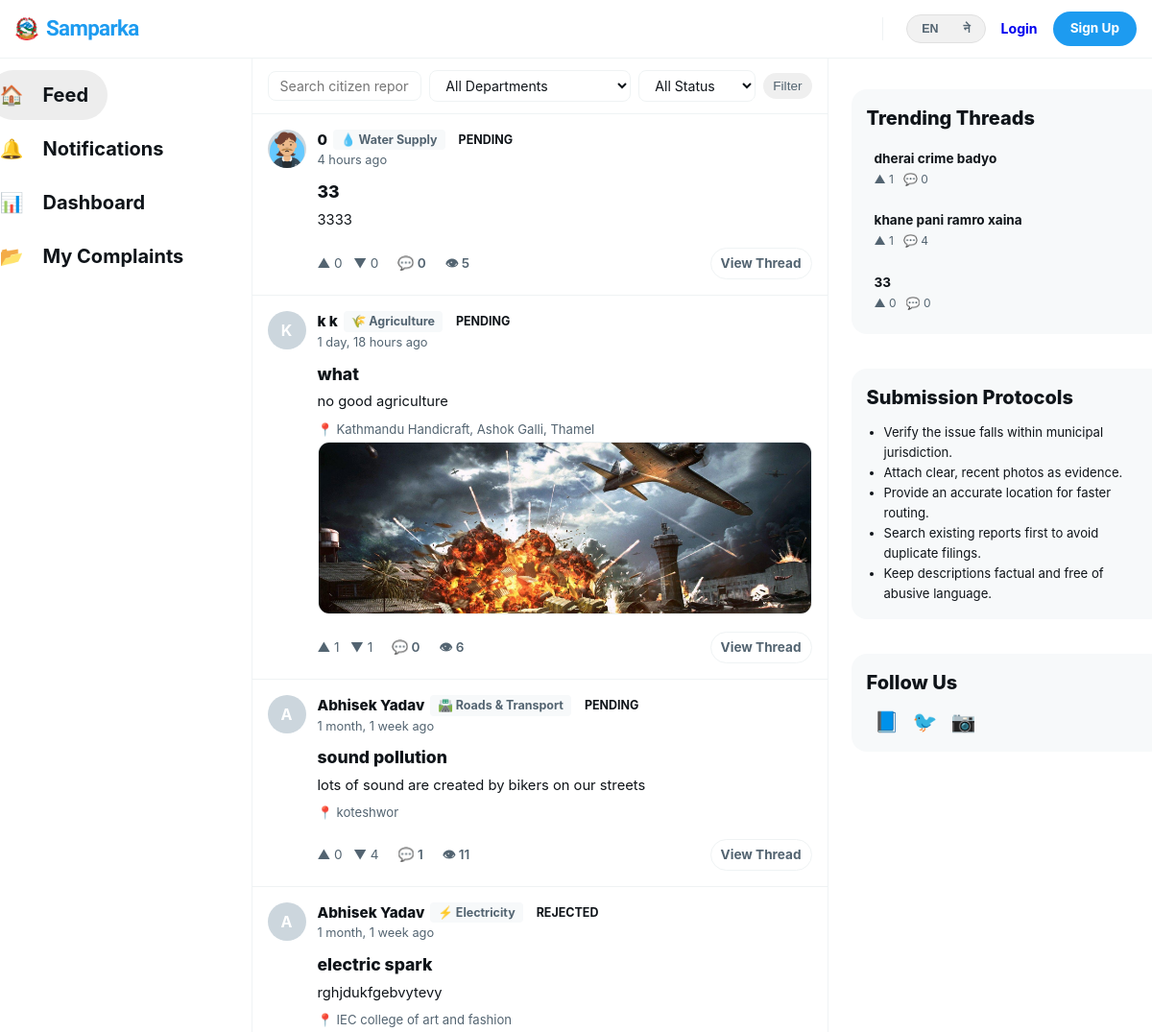
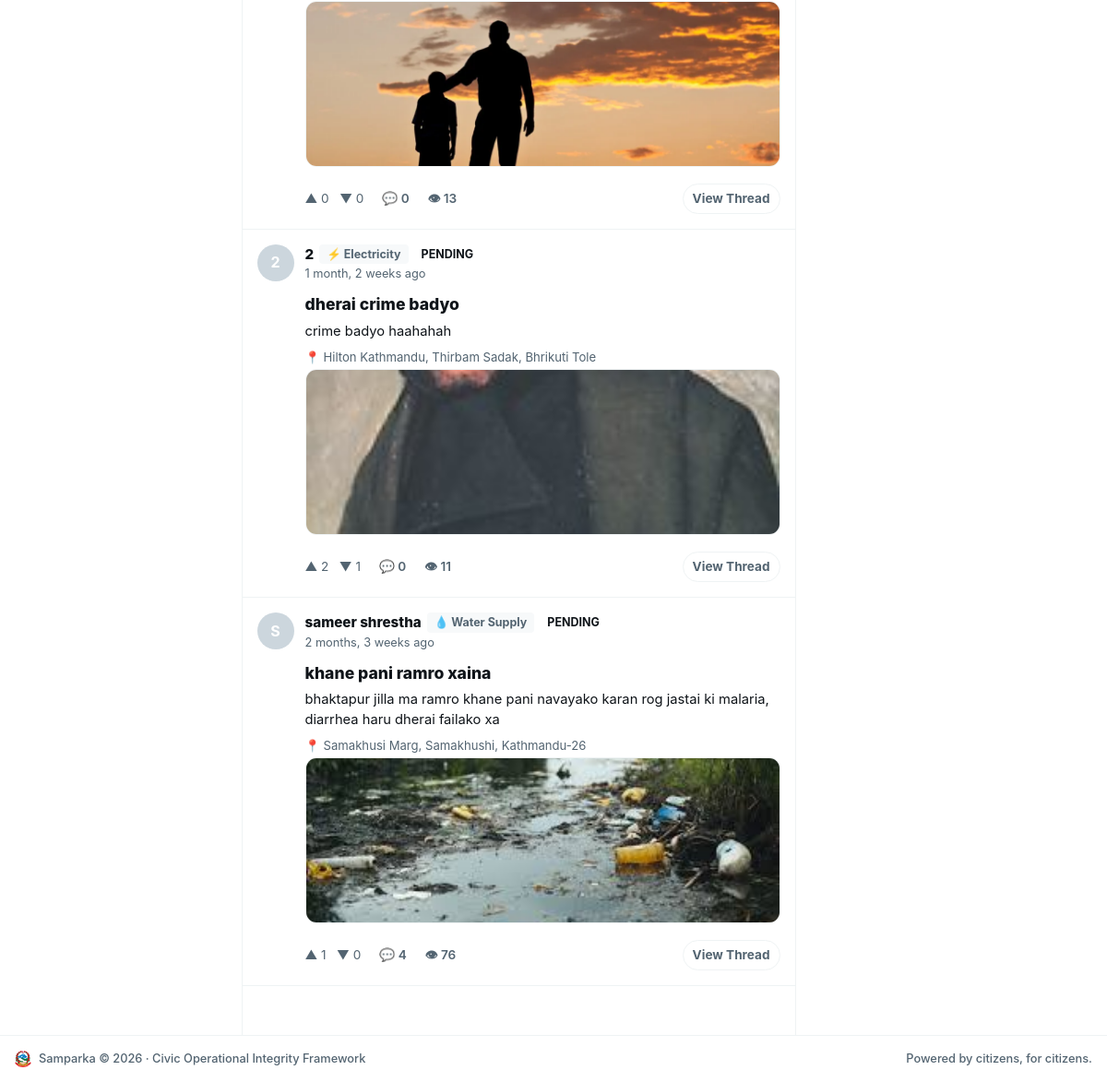
/complaints/, run on an earlier commit of the app's database (2 pictures, top to bottom).
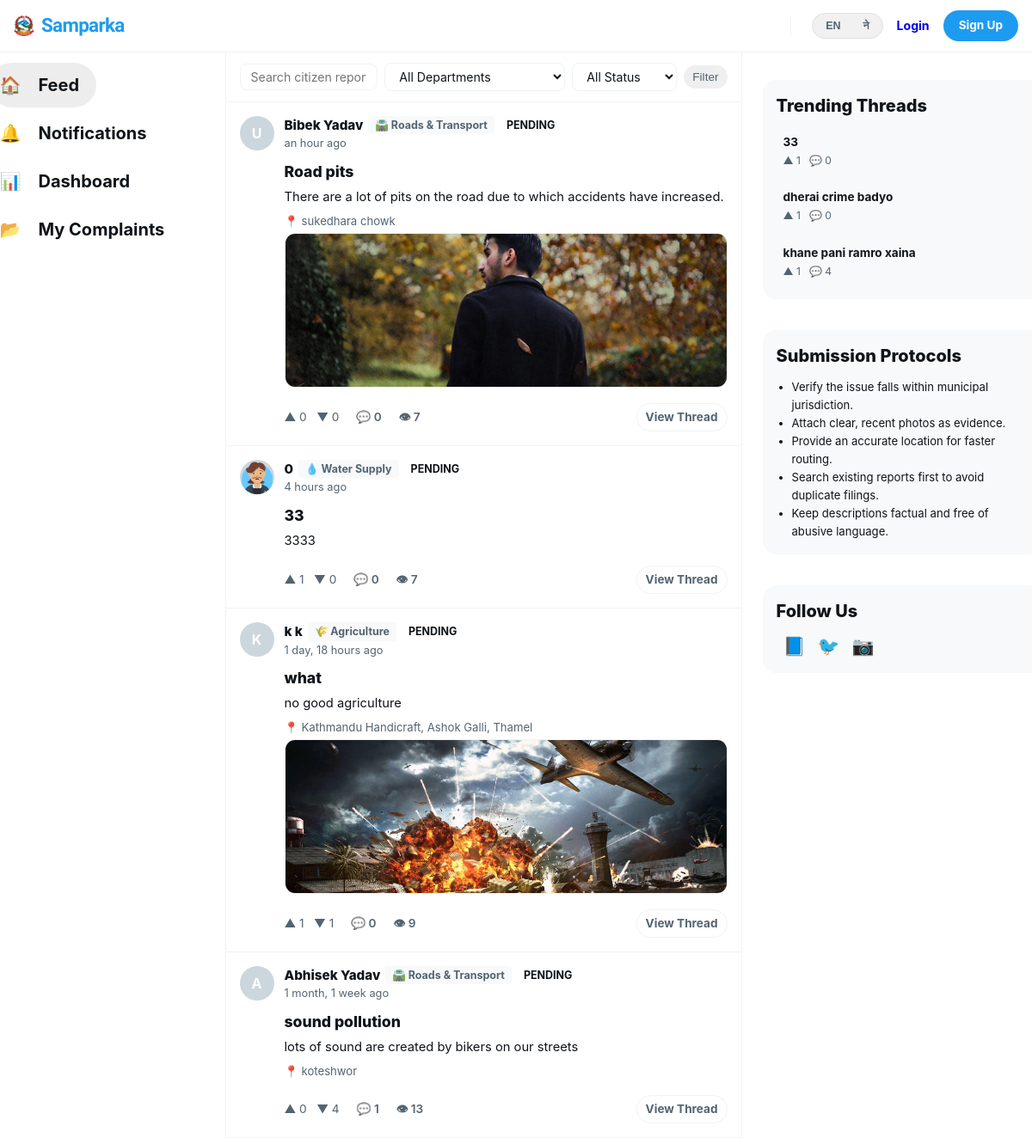
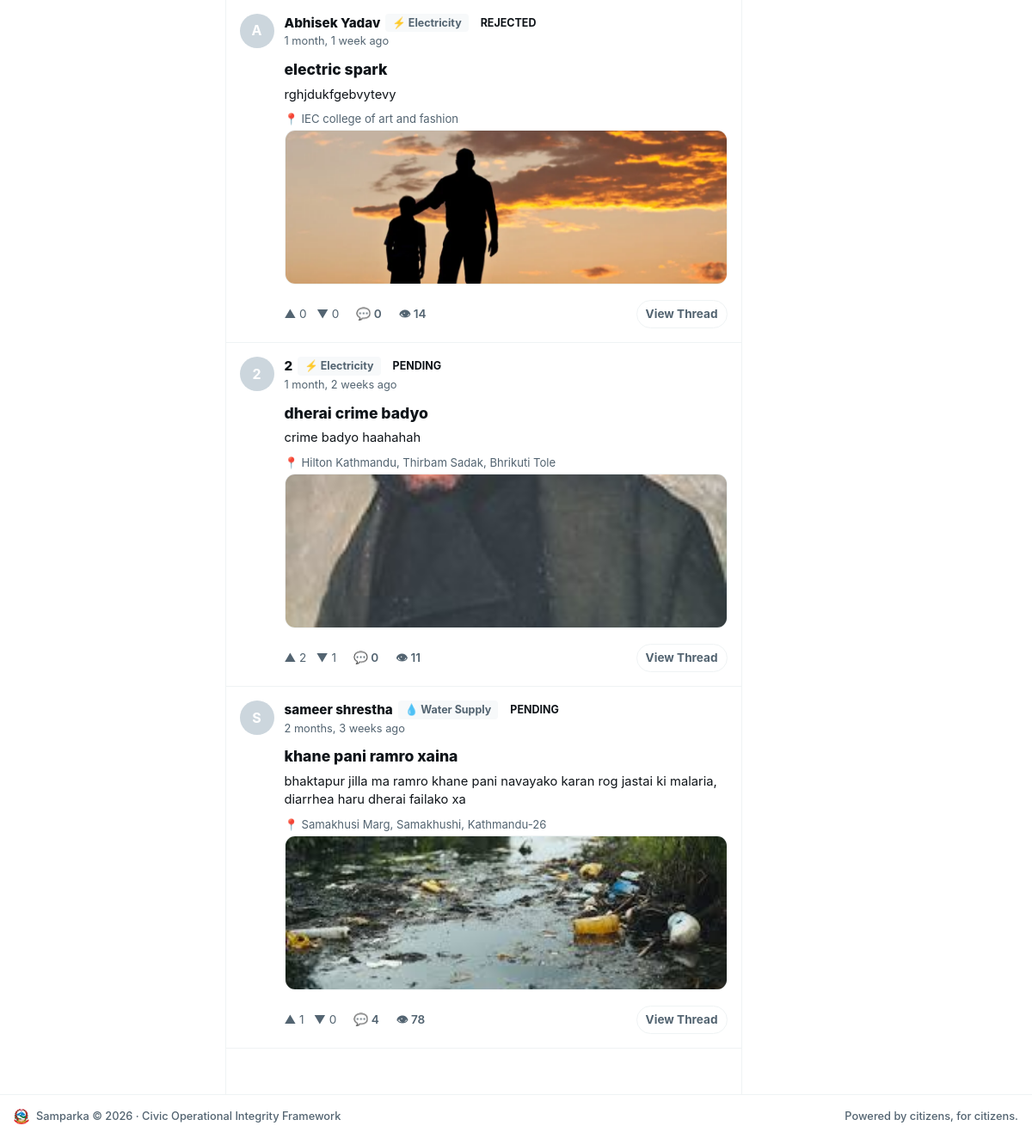
And on a later commit of the database (2 pictures, top to bottom).
### complaints/models.py (models this page shows, shortened)
class Complaint(models.Model):
    STATUS_PENDING = 'pending'
    STATUS_VERIFIED = 'verified'
    STATUS_IN_PROGRESS = 'in_progress'
    STATUS_SOLVED = 'solved'
    STATUS_REJECTED = 'rejected'
    STATUS_CHOICES = [
        (STATUS_PENDING, _('Pending')),
        (STATUS_VERIFIED, _('Verified')),
        (STATUS_IN_PROGRESS, _('In Progress')),
        (STATUS_SOLVED, _('Solved')),
        (STATUS_REJECTED, _('Rejected')),
    ]
    STATUS_COLORS = {
        STATUS_PENDING: '#F59E0B',
        STATUS_VERIFIED: '#3B82F6',
        STATUS_IN_PROGRESS: '#8B5CF6',
        STATUS_SOLVED: '#10B981',
        STATUS_REJECTED: '#EF4444',
    }
    PRIORITY_CHOICES = [
        ('low', _('Low')),
        ('medium', _('Medium')),
        ('high', _('High')),
        ('urgent', _('Urgent')),
    ]
    priority = models.CharField(max_length=10, choices=PRIORITY_CHOICES, default='medium')
    due_date = models.DateField(null=True, blank=True)
    author = models.ForeignKey(settings.AUTH_USER_MODEL, on_delete=models.CASCADE, related_name='complaints')
    department = models.ForeignKey(Department, on_delete=models.SET_NULL, null=True, related_name='complaints')
    title = models.CharField(max_length=200)
    description = models.TextField()
    status = models.CharField(max_length=20, choices=STATUS_CHOICES, default=STATUS_PENDING)
    location_name = models.CharField(max_length=200, blank=True, help_text='Human readable location name')
    latitude = models.DecimalField(max_digits=9, decimal_places=6, null=True, blank=True)
    longitude = models.DecimalField(max_digits=9, decimal_places=6, null=True, blank=True)
    upvotes = models.ManyToManyField(settings.AUTH_USER_MODEL, through='Vote', related_name='voted_complaints', blank=True)
    view_count = models.PositiveIntegerField(default=0)
    admin_note = models.TextField(blank=True, help_text='Internal note from admin (not shown to public)')
    is_anonymous = models.BooleanField(default=False)
    created_at = models.DateTimeField(auto_now_add=True)
    updated_at = models.DateTimeField(auto_now=True)
    class Meta:
        ordering = ['-created_at']
    def get_absolute_url(self):
        return reverse('complaints:detail', kwargs={'pk': self.pk})
    @property
    def vote_score(self):
        up = self.votes.filter(value=1).count()
        down = self.votes.filter(value=-1).count()
        return up - down
    @property
    def upvote_count(self):
        return self.votes.filter(value=1).count()
    @property
    def downvote_count(self):
        return self.votes.filter(value=-1).count()
    @property
    def comment_count(self):
        return self.comments.filter(is_approved=True).count()

class ComplaintImage(models.Model):
    complaint = models.ForeignKey(Complaint, on_delete=models.CASCADE, related_name='images')
    image = models.ImageField(upload_to='complaints/images/')
    uploaded_at = models.DateTimeField(auto_now_add=True)

### accounts/models.py (models this page shows, shortened)
class User(AbstractUser):
    avatar = models.ImageField(upload_to='avatars/', null=True, blank=True)
    bio = models.TextField(max_length=300, blank=True)
    district = models.CharField(max_length=100, blank=True)
    ward = models.CharField(max_length=100, blank=True)
    phone = models.CharField(max_length=15, blank=True)
    is_verified = models.BooleanField(default=False)
    role = models.CharField(          # ← now inside the class
        max_length=20,
        choices=ROLE_CHOICES,
        default="user"
    )
    @property
    def display_name(self):
        if self.first_name:
            return f"{self.first_name} {self.last_name}".strip()
        return self.username

### departments/models.py (models this page shows, shortened)
class Department(models.Model):
    name = models.CharField(
        max_length=100,
        unique=True
    )
    name_ne = models.CharField(
        max_length=100,
        blank=True,
        help_text='Nepali name of the department (optional)'
    )
    slug = models.SlugField(
        unique=True
    )
    description = models.TextField(
        blank=True
    )
    icon = models.CharField(
        max_length=50,
        default='🏛️',
        help_text='Emoji icon for the department'
    )
    color = models.CharField(
        max_length=7,
        default='#3B82F6',
        help_text='Hex color for department badge'
    )
    is_active = models.BooleanField(
        default=True
    )
    created_at = models.DateTimeField(
        auto_now_add=True
    )
    class Meta:
        ordering = ['name']
    @property
    def display_name(self):
        if get_language() == 'ne' and self.name_ne:
            return self.name_ne
        return self.name

### complaints/views.py (the view)
# urls.py: path('', views.feed_view, name='feed'),
def feed_view(request):
    complaints = Complaint.objects.select_related('author', 'department').prefetch_related('votes', 'images', 'comments')
    form = ComplaintFilterForm(request.GET)
    if form.is_valid():
        dept = form.cleaned_data.get('department')
        status = form.cleaned_data.get('status')
        sort = form.cleaned_data.get('sort') or '-created_at'
        q = request.GET.get('q', '').strip()
        if q:
           complaints = complaints.filter(
            models.Q(title__icontains=q) |
            models.Q(description__icontains=q) |
            models.Q(location_name__icontains=q)
    )
        if dept:
            complaints = complaints.filter(department=dept)
        if status:
            complaints = complaints.filter(status=status)
    else:
        complaints = complaints.order_by('-created_at')
    paginator = Paginator(complaints, 10)
    page = request.GET.get('page', 1)
    complaints_page = paginator.get_page(page)
    if request.user.is_authenticated:
        user_votes = {v.complaint_id: v.value for v in Vote.objects.filter(user=request.user)}
        for c in complaints_page:
            c.user_vote = user_votes.get(c.id)
    trending_pool = Complaint.objects.select_related('author', 'department').prefetch_related('votes')
    trending_complaints = sorted(trending_pool, key=lambda c: c.vote_score, reverse=True)[:3]
    return render(request, 'complaints/feed.html', {
        'complaints': complaints_page,
        'filter_form': form,
        'trending_complaints': trending_complaints,
    })

### complaints/forms.py
class ComplaintFilterForm(forms.Form):
    department = DepartmentChoiceField(
        queryset=Department.objects.filter(is_active=True),
        required=False,
        empty_label=_('All Departments'),
        widget=forms.Select(attrs={'class': 'form-input-sm'})
    )
    status = forms.ChoiceField(
        choices=[('', _('All Status'))] + Complaint.STATUS_CHOICES,
        required=False,
        widget=forms.Select(attrs={'class': 'form-input-sm'})
    )
    sort = forms.ChoiceField(
        choices=[
            ('-created_at', _('Newest')),
            ('created_at', _('Oldest')),
            ('-view_count', _('Most Viewed')),
        ],
        required=False,
        widget=forms.Select(attrs={'class': 'form-input-sm'})
    )
    q = forms.CharField(
        required=False,
        widget=forms.TextInput(attrs={'class': 'form-input-sm', 'placeholder': _('Search complaints...')})
    )

### accounts/context_processors.py (called while the page is built)
def notifications(request):
    if request.user.is_authenticated:
        return {
            'unread_count': request.user.notifications.filter(is_read=False).count()
        }
    return {'unread_count': 0}

### complaints/templates/complaints/feed.html (shortened to what the changed rows need)
{% extends 'base.html' %}
{% load humanize %}
{% load i18n %}
{% block content %}
<div class="x-workspace-container">
  <main class="x-panel-center">
    <div class="x-feed-stream-container">
      {% for complaint in complaints %}
        <div class="notif-card" style="padding: 16px; border-bottom: 1px solid var(--border-color); background: #fff; display: flex; flex-direction: column; gap: 12px;" data-complaint="{{ complaint.id }}">
          <div style="display: flex; align-items: flex-start; gap: 12px; width: 100%;">
            {% if complaint.is_anonymous %}
              <div class="complaint-author-avatar" style="background: var(--text-muted, #536471); color: #fff; font-weight: 700; min-width: 40px; height: 40px; display: flex; align-items: center; justify-content: center; border-radius: 50%;">?</div>
            {% else %}
              <a href="{% url 'accounts:profile' username=complaint.author.username %}" class="complaint-author-avatar" style="min-width: 40px; height: 40px; display: flex; align-items: center; justify-content: center; border-radius: 50%; overflow: hidden; background: var(--bg-subtle);">
                {% if complaint.author.avatar %}<img src="{{ complaint.author.avatar.url }}" style="width: 100%; height: 100%; object-fit: cover;" />{% else %}{{ complaint.author.username|first|upper }}{% endif %}
              </a>
            {% endif %}
            <div style="flex: 1; min-width: 0;">
              <div style="display: flex; align-items: center; gap: 6px; flex-wrap: wrap; margin-bottom: 2px;">
                <span style="font-weight: 800; font-size: 0.95rem; color: var(--text-main);">
                  {% if complaint.is_anonymous %}{% trans "Anonymous Citizen" %}{% else %}{{ complaint.author.display_name }}{% endif %}
                </span>
                {% if complaint.department %}
                  <span class="dept-badge" style="background: var(--bg-subtle); padding: 2px 8px; border-radius: 4px; font-size: 0.78rem; font-weight: 600; color: var(--text-main);">
                    {{ complaint.department.icon }} {{ complaint.department.display_name }}
                  </span>
                {% endif %}
                <span class="status-badge status-{{ complaint.status }}" style="font-size: 0.75rem;">{{ complaint.get_status_display }}</span>
              </div>
              <div style="font-size: 0.8rem; color: var(--text-muted);">{{ complaint.created_at|naturaltime }}</div>
            </div>
          </div>
          <div style="padding-left: 52px;">
            <h2 style="font-size: 1.1rem; font-weight: 800; margin: 0 0 6px 0; color: var(--text-main);">
              <a href="{{ complaint.get_absolute_url }}" style="color: inherit; text-decoration: none;">{{ complaint.title }}</a>
            </h2>
            <p style="font-size: 0.92rem; color: var(--text-main); margin: 0; line-height: 1.45; white-space: pre-line;">{{ complaint.description }}</p>
            {% if complaint.location_name %}
              <div style="font-size: 0.82rem; color: var(--text-muted); margin-top: 8px; display: flex; align-items: center; gap: 4px;">
                📍 {{ complaint.location_name }}
              </div>
            {% endif %}
            {% if complaint.images.all %}
              <div class="x-complaint-gallery-grid">
                {% for img in complaint.images.all|slice:":3" %}
                  <img src="{{ img.image.url }}" class="x-complaint-gallery-image" alt="{% trans 'Verification reference' %}" onclick="window.location='{{ complaint.get_absolute_url }}'" />
                {% endfor %}
              </div>
            {% endif %}
            <div style="display: flex; align-items: center; gap: 20px; margin-top: 14px; padding-top: 4px; font-size: 0.85rem; color: var(--text-muted);">
              <div class="vote-group">
              {% if user.is_authenticated %}
                <button class="vote-btn vote-up {% if complaint.user_vote == 1 %}active-up{% endif %}" onclick="handleVote({{ complaint.id }}, 1)" title="{% trans 'Upvote' %}">
                  ▲ <span>
                </button>
                <span class="vote-score">{{ complaint.vote_score }}</span>
                <button class="vote-btn vote-down {% if complaint.user_vote == -1 %}active-down{% endif %}" onclick="handleVote({{ complaint.id }}, -1)" title="{% trans 'Downvote' %}">
                  ▼ <span>
                </button>
              {% else %}
                <span class="footer-action">▲ {{ complaint.upvote_count }} &nbsp; ▼ {{ complaint.downvote_count }}</span>
              {% endif %}
            </div>
              <a href="{{ complaint.get_absolute_url }}#comments" style="color: inherit; text-decoration: none; display: flex; align-items: center; gap: 4px; font-weight: 600;">
                💬 {{ complaint.comment_count }}
              </a>
              <span style="display: flex; align-items: center; gap: 4px; font-weight: 600;">
                👁 {{ complaint.view_count }}
              </span>
              <a href="{{ complaint.get_absolute_url }}" class="x-pill-action-btn" style="text-decoration: none; font-size: 0.78rem; font-weight: 700; border: 1px solid var(--border-color); color: var(--text-main); background: #fff; padding: 4px 12px; margin-left: auto; border-radius: 14px;">
                {% trans "View Thread" %}
              </a>
            </div>
          </div>
        </div>
      {% endfor %}
    </div>
  </main>
  <aside class="x-panel-right">
    <div class="x-sticky-scroll-box">
      <section class="x-right-panel-widget" style="margin-top: 20px;">
        <div style="display: flex; flex-direction: column; gap: 10px; margin-top: 8px;">
          {% for trend in trending_complaints %}
            <a href="{{ trend.get_absolute_url }}" style="display: block; padding: 8px; border-radius: 8px; text-decoration: none; color: var(--text-main); transition: background 0.2s;" onmouseover="this.style.background='var(--bg-subtle)'" onmouseout="this.style.background='transparent'">
              <div style="font-size: 0.85rem; font-weight: 700; line-height: 1.3; margin-bottom: 4px; overflow: hidden; text-overflow: ellipsis; display: -webkit-box; -webkit-line-clamp: 2; -webkit-box-orient: vertical;">
                {{ trend.title }}
              </div>
              <div style="font-size: 0.75rem; color: var(--text-muted); display: flex; gap: 10px;">
                <span>▲ {{ trend.vote_score }}</span>
                <span>💬 {{ trend.comment_count }}</span>
              </div>
            </a>
          {% empty %}
            <p style="font-size: 0.82rem; color: var(--text-muted); padding: 0 8px;">{% trans "No trending threads yet." %}</p>
          {% endfor %}
        </div>
      </section>
    </div>
  </aside>
</div>
{% endblock %}

What changed in the data, as far as the page shows it:
added Complaint: author.username|first "U", author.display_name "Bibek Yadav", department.icon "🛣️", department.display_name "Roads & Transport", status "PENDING", created_at "an hour ago", title "Road pits", description "There are a lot of pits on the road due to which accidents have increased.", location_name "sukedhara chowk", upvote_count "0", downvote_count "0", comment_count "0", view_count "7"
added ComplaintImage: image (picture), shown under "U"
changed Complaint "4 hours ago": upvote_count "0" → "1"; view_count "5" → "7"; vote_score "0" → "1"; moves up the list
changed Complaint "what": view_count "6" → "9"
changed Complaint "sound pollution": view_count "11" → "13"
changed Complaint "electric spark": view_count "13" → "14"
changed Complaint "khane pani ramro xaina": view_count "76" → "78"
